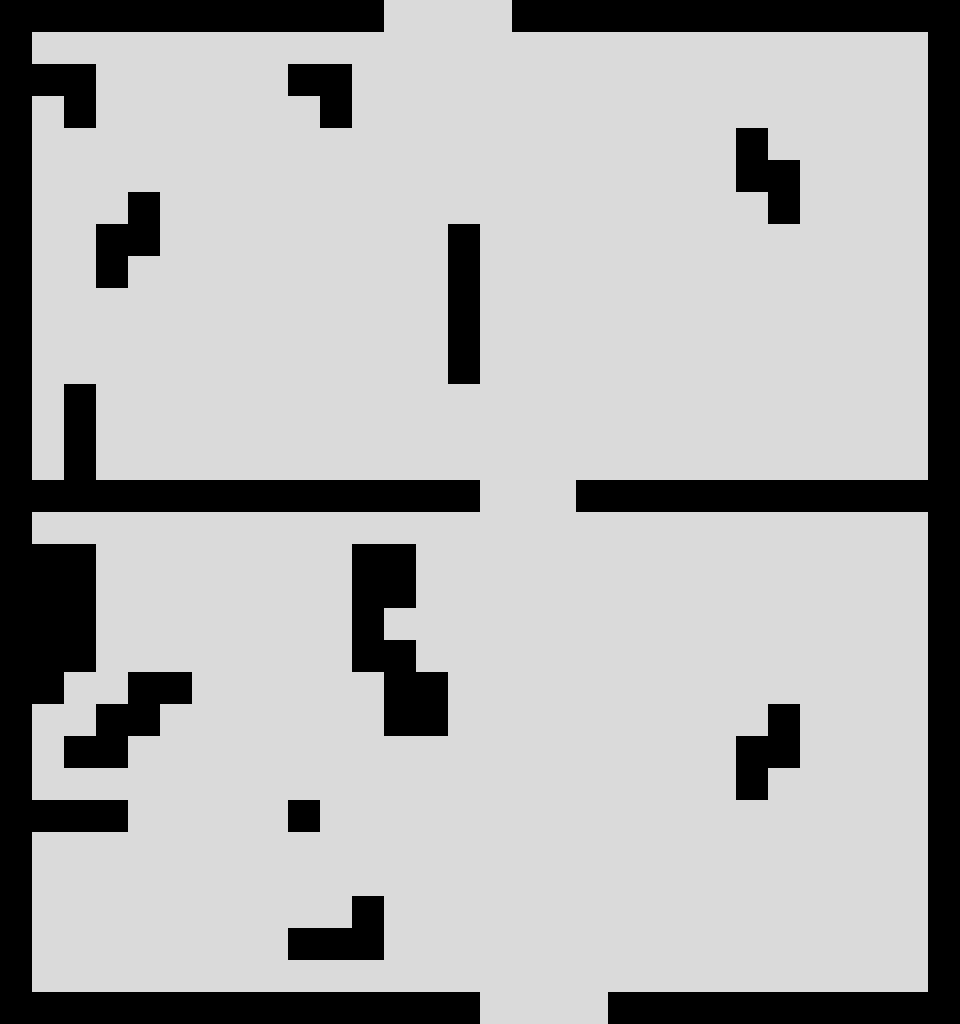

This is a level from a 2D game, rendered from its Tiled map with the project's own tilesets. A one-line summary and the map file follow, with tile-layer data summarised:
An orthogonal 30x32 tile map with 32x32 px tiles, 1 tile layer (map) and 5 objects (2x Door, 2x Spawn, NPC).

<map version="1.0" orientation="orthogonal" width="30" height="32" tilewidth="32" tileheight="32">
 <tileset firstgid="1" name="BlackAndWhite" tilewidth="32" tileheight="32">
  <image source="img/BlackAndWhite.png" width="320" height="32" />
  <tile id="0">
   <properties>
    <property name="solid" value="true" />
   </properties>
  </tile>
  <tile id="9">
   <properties>
    <property name="solid" value="false" />
   </properties>
  </tile>
 </tileset>
 <layer name="map" width="30" height="32">
  <data>[960 cells, 960 non-empty, 2 distinct tile ids]</data>
 </layer>
 <objectgroup name="objects" width="30" height="32">
  <object name="Door" x="480" y="992" width="128" height="32">
   <properties>
    <property name="to" value="town" />
   </properties>
  </object>
  <object name="Door" x="384" y="0" width="128" height="32">
   <properties>
    <property name="to" value="woodspath1" />
   </properties>
  </object>
  <object name="Spawn" x="448" y="64" width="64" height="32">
   <properties>
    <property name="from" value="woodspath1" />
   </properties>
  </object>
  <object name="Spawn" x="512" y="928" width="64" height="32">
   <properties>
    <property name="from" value="town" />
   </properties>
  </object>
  <object name="NPC" x="576" y="512" width="32" height="32">
   <properties>
    <property name="dialog" value="17" />
    <property name="id" value="9" />
   </properties>
  </object>
 </objectgroup>
</map>
